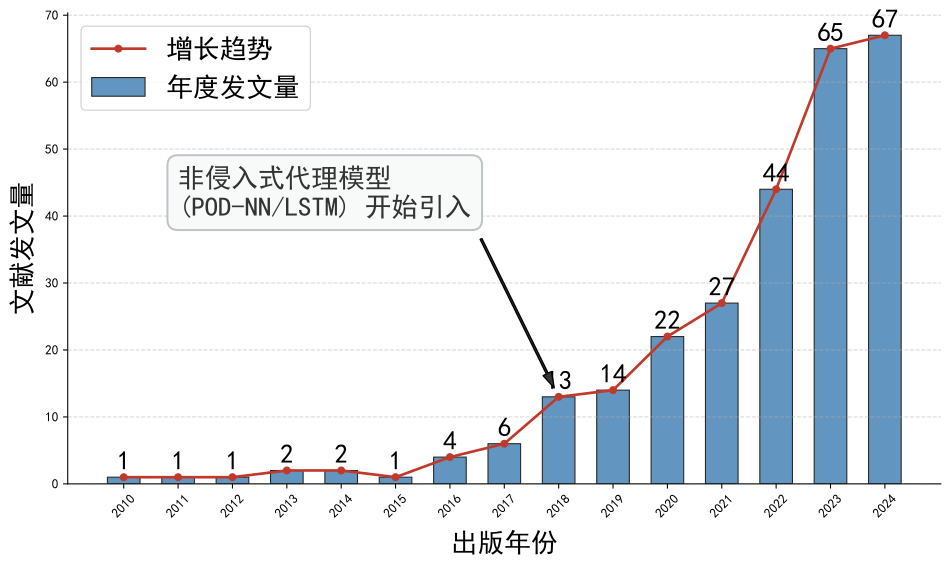

Write Python code to recreate this figure.
import matplotlib.pyplot as plt
import numpy as np

# 1. 设置学术绘图字体（兼容 Windows 和 Mac，避免中文乱码）
plt.rcParams['font.sans-serif'] = ['SimHei', 'Songti SC', 'Arial'] 
plt.rcParams['axes.unicode_minus'] = False

# 2. 录入你提取的数据（已按年份重新排序）
years = np.array([2010, 2011, 2012, 2013, 2014, 2015, 2016, 2017, 2018, 2019, 2020, 2021, 2022, 2023, 2024])
counts = np.array([1, 1, 1, 2, 2, 1, 4, 6, 13, 14, 22, 27, 44, 65, 67])

# 3. 创建画布：尺寸设为 10x6，DPI 设为 300（满足毕业论文打印标准）
fig, ax = plt.subplots(figsize=(10, 6), dpi=300)

# 4. 绘制柱状图与折线图结合（学术图表常用表现形式）
# 使用经典的学术蓝（SteelBlue）绘制柱子
bars = ax.bar(years, counts, color='#4682B4', alpha=0.85, width=0.6, edgecolor='black', linewidth=0.8, label='年度发文量')
# 叠加一条红色趋势折线，更直观地体现“爆发”态势
ax.plot(years, counts, color='#C0392B', marker='o', linestyle='-', linewidth=2, markersize=5, label='增长趋势')

# 5. 在每根柱子上方添加具体的数值标签
for bar in bars:
    height = bar.get_height()
    ax.annotate(f'{height}',
                xy=(bar.get_x() + bar.get_width() / 2, height),
                xytext=(0, 3),  # 垂直向上偏移 3 个像素
                textcoords="offset points",
                ha='center', va='bottom', fontsize=20)

# 6. 【核心点睛】在 2018 年位置添加学术标注
ax.annotate('非侵入式代理模型\n(POD-NN/LSTM) 开始引入',
            xy=(2018, 13), xytext=(2011, 40),
            arrowprops=dict(facecolor='#333333', shrink=0.05, width=1.5, headwidth=7),
            fontsize=20, fontweight='bold', color='#333333',
            bbox=dict(boxstyle="round,pad=0.4", fc="#F8F9F9", ec="#BDC3C7", lw=1.5))

# 7. 设置标题和坐标轴标签
ax.set_xlabel('出版年份', fontsize=20, fontweight='bold', labelpad=8)
ax.set_ylabel('文献发文量', fontsize=20, fontweight='bold', labelpad=8)
# ax.set_title('核工程领域数据驱动降阶模型研究趋势 (2010-2024)', fontsize=15, fontweight='bold', pad=15)

# 8. 图表细节美化
ax.set_xticks(years)
ax.set_xticklabels(years, rotation=45) # 年份倾斜45度防止重叠
ax.spines['top'].set_visible(False)    # 隐藏上方边框
ax.spines['right'].set_visible(False)  # 隐藏右侧边框
ax.grid(axis='y', linestyle='--', alpha=0.5) # 添加水平辅助线

# 9. 添加图例
ax.legend(loc='upper left', frameon=True, fontsize=20)

# 10. 自动紧凑布局，并保存为高清图片
plt.tight_layout()
plt.savefig('fig/fig1_publication_trend.svg', bbox_inches='tight')
print("Saved: fig1_publication_trend.svg")
